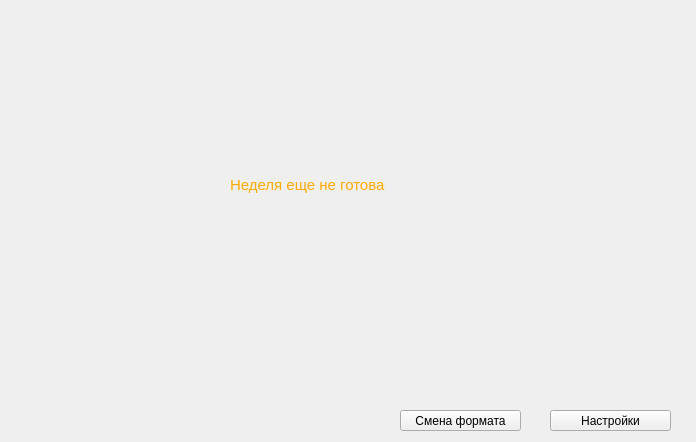
<?xml version="1.0" encoding="UTF-8"?>
<ui version="4.0">
 <class>week</class>
 <widget class="QWidget" name="week">
  <property name="geometry">
   <rect>
    <x>0</x>
    <y>0</y>
    <width>696</width>
    <height>442</height>
   </rect>
  </property>
  <property name="windowTitle">
   <string>Widget</string>
  </property>
  <widget class="QPushButton" name="ChangeFormat">
   <property name="geometry">
    <rect>
     <x>400</x>
     <y>410</y>
     <width>121</width>
     <height>21</height>
    </rect>
   </property>
   <property name="text">
    <string>Смена формата</string>
   </property>
  </widget>
  <widget class="QPushButton" name="Setting">
   <property name="geometry">
    <rect>
     <x>550</x>
     <y>410</y>
     <width>121</width>
     <height>21</height>
    </rect>
   </property>
   <property name="text">
    <string>Настройки</string>
   </property>
  </widget>
  <widget class="QLabel" name="label">
   <property name="geometry">
    <rect>
     <x>230</x>
     <y>150</y>
     <width>211</width>
     <height>71</height>
    </rect>
   </property>
   <property name="text">
    <string>&lt;html&gt;&lt;head/&gt;&lt;body&gt;&lt;p&gt;&lt;span style=&quot; font-size:11pt; color:#ffaa00;&quot;&gt;Неделя еще не готова&lt;/span&gt;&lt;/p&gt;&lt;/body&gt;&lt;/html&gt;</string>
   </property>
  </widget>
 </widget>
 <resources/>
 <connections/>
</ui>
